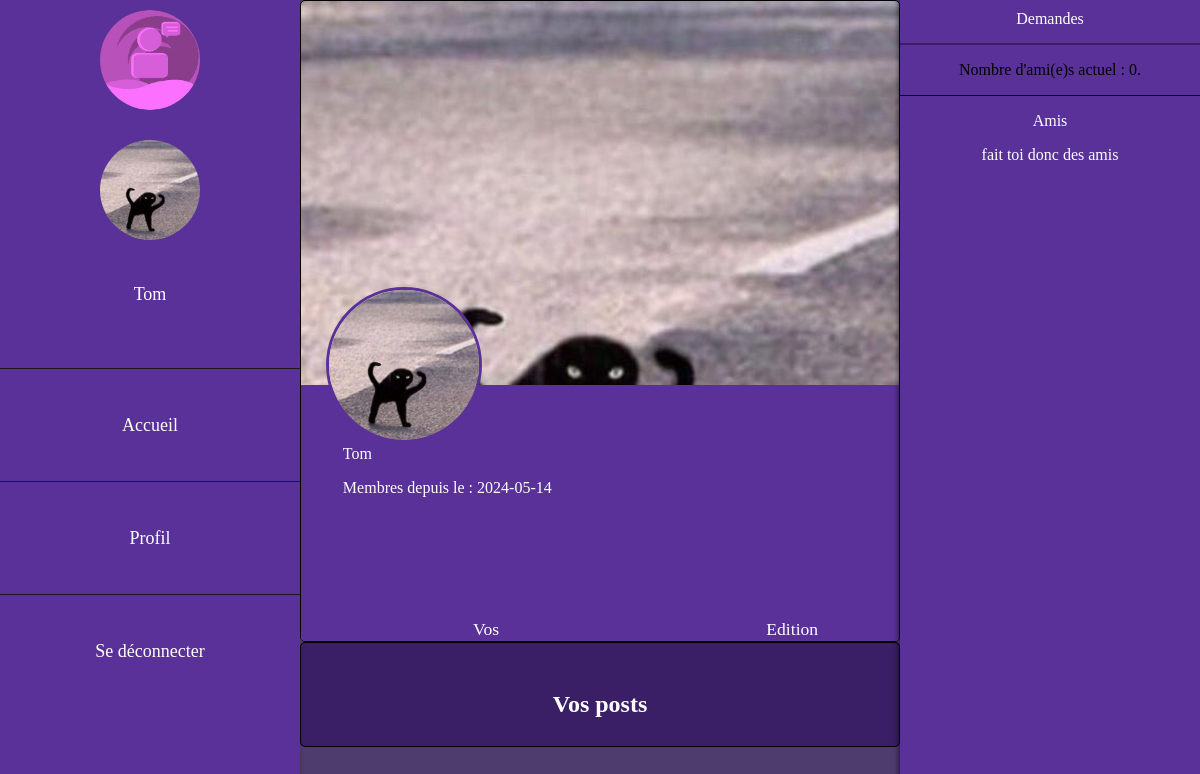
The page /php/profile.php (signed in) on the database its author committed.
### tables this page shows
CREATE TABLE Utilisateurs  (
    id INTEGER PRIMARY KEY AUTOINCREMENT,
    nom TEXT,
    email TEXT UNIQUE,
    mdp TEXT,
    age INT,
    token TEXT,
    pp TEXT,
    bannier TEXT,
    bio TEXT,
    date_inscription DATE
);

### php/profile.php (the view, shortened to what this page needs)
<?php
include('./fonction.php');
try{
   $pdo = connexion('../bdd/database.sqlite');
}catch(PDOException $e){
   echo '<p>Problème PDO </p>';
   echo $e->getMessage();
}
   ?>
<html>
   <html lang="fr">
 <head>
    <link href="../css/style_profile.css" rel="stylesheet" media="all" type="text/css"/>
 </head>
 <body>
   <div class="sidebar">
        <div class="top">
            <img src="../images/logo.png" alt="logo site" class="logo">
        </div>
        <ul>
            <li><img src="<?php echo image_pp($_SESSION['email'],'pp',$pdo); ?>" alt="Image de profile side barre"> <p><?php echo image_pp($_SESSION['email'],'nom',$pdo); ?></p></li>
            <li><a href="../index.php">Accueil</a></li>
            <li><a href="./profile.php">Profil</a></li>
            <li><a href="./deconnexion.php">Se déconnecter</a></li>
        </ul>
   </div>
   <div class="container" style="background-image: url('<?php echo image_pp($_SESSION['email'], 'bannier', $pdo); ?>');">
      <div class="profile">
         <img src="<?php echo image_pp($_SESSION['email'], 'pp',$pdo); ?>" alt="Image de profile">
      </div>
      <div class="info">
         <p><?php echo image_pp($_SESSION['email'], 'nom',$pdo); ?></p>
         <p> Membres depuis le : <?php echo image_pp($_SESSION['email'], 'date_inscription',$pdo); ?> </p>
      </div>
      <div class="bar" >
         <ul>
            <li onclick="aff_edition('post')" class="active" name="post">Vos post</li>
            <li onclick="aff_edition('pro')" name="pro">Edition de profile </li>
         </ul>
      </div>
   </div>
   <div class="side_gauche">
      <div class="titre">
        <a href="demande.php">Demandes</a>
        <p><?php echo "Nombre d'ami(e)s actuel : " . nbAmi($pdo) . ".";?></p>
      </div>
   </div>
   <div class="presentation">
      <div class="panel" id="post">
         <h2> Vos posts </h2>
      </div>
   </div>
 </body>
</html>

### css/style_profile.css (style rules this page uses)
body { background-color: #4f3c6e; margin:0; }
.container { position: relative; margin:auto; top:0; margin-left: 300px; margin-right: 300px; height: 80%; border-radius: 5px; overflow: hidden; border: 1px solid black; background-size: cover; background-position: center; background-repeat: no-repeat; }
.info { position:absolute; top:60%; width:100%; height: 30%; background-color: #5A3198; }
.info p { position:relative; top:23%; left:7%; word-wrap: break-word; color:white; }
.bar { position:absolute; bottom:0; width:100%; height: 10%; background-color: #5A3198; }
.profile { position:absolute; display:flex; align-items:center; bottom:31%; left:25px; z-index:2; }
h2 { text-align: center; }
.profile img { width:150px; height: 150px; border-radius:50%; border: 3px solid #5A3198; object-fit: cover; }
.container ul { position: relative; width: 100%; display:flex; height: 0%; bottom: 0; }
.container li { list-style:none; cursor:pointer; font-size: 1.1em; padding: 1.5em 7.5em; }
.container li:hover, .active { color:white; border-bottom: 3px solid #1488fa; }
.top { margin-top: 10px; margin-bottom: 10px ; text-align: center; }
.logo { display: inline-block; width: 40%; }
img { display: inline-block; vertical-align: middle; max-width: 100%; height: auto; }
.sidebar { position: fixed; left: 0; top: 0; width: 300px; height: 100%; background-color:#5A3198 ; overflow-x: hidden; overflow-y: auto; box-shadow: -2px 0 5px rgba(0,0,0,0.5); }
.sidebar ul { list-style-type: none; padding: 0; margin: 0; }
.sidebar li { text-align: center; line-height: 52px; }
.sidebar ul li { border-bottom: 1px solid #1a1919; padding: 20px 0; }
.sidebar ul li:last-child { border-bottom: none; }
.sidebar ul li a { display: block; color: white; padding: 10px 0; font-size: 18px; text-decoration: none; }
.sidebar img { border-radius: 50%; width:100px; height: 100px; object-fit: cover; }
.sidebar p { display: block; color: white; padding: 10px 0; font-size: 18px; }
.bar li { color: white; }
.presentation { margin-left:300px; margin-right: 300px; border-radius: 5px; padding-top:10px; padding-bottom: 0.5em; border:1px solid black; background-color: #3b1f66; color:white; }
.panel { position:relative; padding-left: 10px; display: none; }
.panel.visible { display:initial; }
.side_gauche { position: fixed; right: 0; top: 0; width: 300px; height: 100%; background-color: #5A3198; overflow-x: hidden; overflow-y: auto; box-shadow: -2px 0 5px rgba(0,0,0,0.5); }
.side_gauche .titre { text-align: center; border-bottom: 1px solid black ; }
.side_gauche a { text-align: center; border-bottom: 5px #391e61; display: block; color: white; padding: 10px; text-decoration: none; }
.side_gauche a:first-child { border-bottom: 2px solid #391e61; padding-bottom: 15px; }

### rows shown on the page
utilisateurs: pp (picture), nom "Tom", bannier (picture), date_inscription "2024-05-14"

### other values the page prints
nbAmi($pdo) "0"
